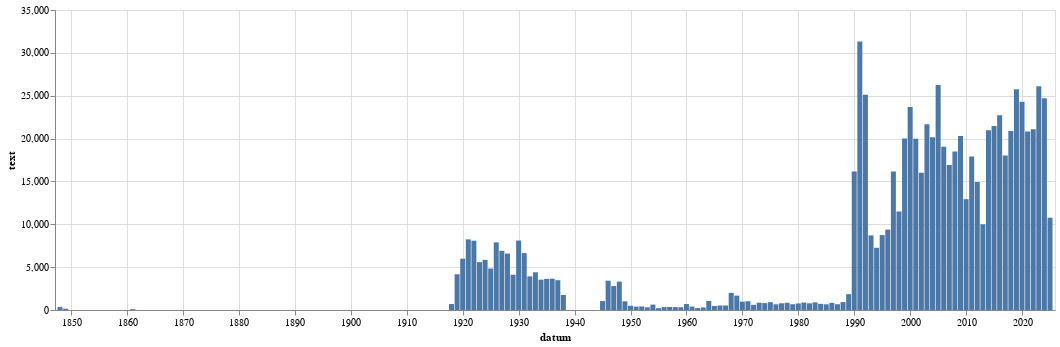

This figure's notebook cell:
### Code cell
alt.Chart(
    df.filter(~pl.col('datum').is_null()).group_by_dynamic(index_column="datum", every="1y").agg(pl.col('text').len()).to_pandas(),
    width=1000
).mark_bar(
).encode(
    alt.X("datum:T"),
    alt.Y("text:Q")
)

### Figure 1 — Vega-Lite specification as saved in the notebook (floating-point values rounded to 4 significant figures)
{"config": {"view": {"continuousWidth": 300, "continuousHeight": 300}}, "data": {"name": "data-7207cc358e33d0952d2989b962c6f319"}, "mark": {"type": "bar"}, "encoding": {"x": {"field": "datum", "type": "temporal"}, "y": {"field": "text", "type": "quantitative"}}, "width": 1000, "$schema": "https://vega.github.io/schema/vega-lite/v5.8.0.json", "datasets": {"data-7207cc358e33d0952d2989b962c6f319": [{"datum": "1848-01-01T00:00:00", "text": 366}, {"datum": "1849-01-01T00:00:00", "text": 155}, {"datum": "1861-01-01T00:00:00", "text": 99}, {"datum": "1918-01-01T00:00:00", "text": 696}, {"datum": "1919-01-01T00:00:00", "text": 4166}, {"datum": "1920-01-01T00:00:00", "text": 5986}, {"datum": "1921-01-01T00:00:00", "text": 8235}, {"datum": "1922-01-01T00:00:00", "text": 8083}, {"datum": "1923-01-01T00:00:00", "text": 5583}, {"datum": "1924-01-01T00:00:00", "text": 5851}, {"datum": "1925-01-01T00:00:00", "text": 4837}, {"datum": "1926-01-01T00:00:00", "text": 7891}, {"datum": "1927-01-01T00:00:00", "text": 6906}, {"datum": "1928-01-01T00:00:00", "text": 6579}, {"datum": "1929-01-01T00:00:00", "text": 4112}, {"datum": "1930-01-01T00:00:00", "text": 8103}, {"datum": "1931-01-01T00:00:00", "text": 6635}, {"datum": "1932-01-01T00:00:00", "text": 3928}, {"datum": "1933-01-01T00:00:00", "text": 4398}, {"datum": "1934-01-01T00:00:00", "text": 3542}, {"datum": "1935-01-01T00:00:00", "text": 3627}, {"datum": "1936-01-01T00:00:00", "text": 3649}, {"datum": "1937-01-01T00:00:00", "text": 3478}, {"datum": "1938-01-01T00:00:00", "text": 1753}, {"datum": "1945-01-01T00:00:00", "text": 1043}, {"datum": "1946-01-01T00:00:00", "text": 3421}, {"datum": "1947-01-01T00:00:00", "text": 2791}, {"datum": "1948-01-01T00:00:00", "text": 3312}, {"datum": "1949-01-01T00:00:00", "text": 1013}, {"datum": "1950-01-01T00:00:00", "text": 494}, {"datum": "1951-01-01T00:00:00", "text": 392}, {"datum": "1952-01-01T00:00:00", "text": 414}, {"datum": "1953-01-01T00:00:00", "text": 313}, {"datum": "1954-01-01T00:00:00", "text": 629}, {"datum": "1955-01-01T00:00:00", "text": 211}, {"datum": "1956-01-01T00:00:00", "text": 333}, {"datum": "1957-01-01T00:00:00", "text": 350}, {"datum": "1958-01-01T00:00:00", "text": 335}, {"datum": "1959-01-01T00:00:00", "text": 315}, {"datum": "1960-01-01T00:00:00", "text": 696}, {"datum": "1961-01-01T00:00:00", "text": 403}, {"datum": "1962-01-01T00:00:00", "text": 221}, {"datum": "1963-01-01T00:00:00", "text": 305}, {"datum": "1964-01-01T00:00:00", "text": 1051}, {"datum": "1965-01-01T00:00:00", "text": 473}, {"datum": "1966-01-01T00:00:00", "text": 527}, {"datum": "1967-01-01T00:00:00", "text": 524}, {"datum": "1968-01-01T00:00:00", "text": 2003}, {"datum": "1969-01-01T00:00:00", "text": 1674}, {"datum": "1970-01-01T00:00:00", "text": 976}, {"datum": "1971-01-01T00:00:00", "text": 1019}, {"datum": "1972-01-01T00:00:00", "text": 602}, {"datum": "1973-01-01T00:00:00", "text": 856}, {"datum": "1974-01-01T00:00:00", "text": 804}, {"datum": "1975-01-01T00:00:00", "text": 915}, {"datum": "1976-01-01T00:00:00", "text": 664}, {"datum": "1977-01-01T00:00:00", "text": 783}, {"datum": "1978-01-01T00:00:00", "text": 838}, {"datum": "1979-01-01T00:00:00", "text": 674}, {"datum": "1980-01-01T00:00:00", "text": 763}, {"datum": "1981-01-01T00:00:00", "text": 871}, {"datum": "1982-01-01T00:00:00", "text": 779}, {"datum": "1983-01-01T00:00:00", "text": 890}, {"datum": "1984-01-01T00:00:00", "text": 721}, {"datum": "1985-01-01T00:00:00", "text": 661}, {"datum": "1986-01-01T00:00:00", "text": 835}, {"datum": "1987-01-01T00:00:00", "text": 676}, {"datum": "1988-01-01T00:00:00", "text": 921}, {"datum": "1989-01-01T00:00:00", "text": 1850}, {"datum": "1990-01-01T00:00:00", "text": 16148}, {"datum": "1991-01-01T00:00:00", "text": 31326}, {"datum": "1992-01-01T00:00:00", "text": 25122}, {"datum": "1993-01-01T00:00:00", "text": 8702}, {"datum": "1994-01-01T00:00:00", "text": 7257}, {"datum": "1995-01-01T00:00:00", "text": 8741}, {"datum": "1996-01-01T00:00:00", "text": 9382}, {"datum": "1997-01-01T00:00:00", "text": 16153}, {"datum": "1998-01-01T00:00:00", "text": 11496}, {"datum": "1999-01-01T00:00:00", "text": 20022}, {"datum": "2000-01-01T00:00:00", "text": 23674}, {"datum": "2001-01-01T00:00:00", "text": 19971}, {"datum": "2002-01-01T00:00:00", "text": 16022}, {"datum": "2003-01-01T00:00:00", "text": 21681}, {"datum": "2004-01-01T00:00:00", "text": 20148}, {"datum": "2005-01-01T00:00:00", "text": 26241}, {"datum": "2006-01-01T00:00:00", "text": 19034}, {"datum": "2007-01-01T00:00:00", "text": 16916}, {"datum": "2008-01-01T00:00:00", "text": 18494}, {"datum": "2009-01-01T00:00:00", "text": 20299}, {"datum": "2010-01-01T00:00:00", "text": 12930}, {"datum": "2011-01-01T00:00:00", "text": 17917}, {"datum": "2012-01-01T00:00:00", "text": 14942}, {"datum": "2013-01-01T00:00:00", "text": 10002}, {"datum": "2014-01-01T00:00:00", "text": 20962}, {"datum": "2015-01-01T00:00:00", "text": 21460}, {"datum": "2016-01-01T00:00:00", "text": 22713}, {"datum": "2017-01-01T00:00:00", "text": 18022}, {"datum": "2018-01-01T00:00:00", "text": 20886}, {"datum": "2019-01-01T00:00:00", "text": 25753}, {"datum": "2020-01-01T00:00:00", "text": 24288}, {"datum": "2021-01-01T00:00:00", "text": 20811}, {"datum": "2022-01-01T00:00:00", "text": 21097}, {"datum": "2023-01-01T00:00:00", "text": 26092}, {"datum": "2024-01-01T00:00:00", "text": 24690}, {"datum": "2025-01-01T00:00:00", "text": 10768}]}}
